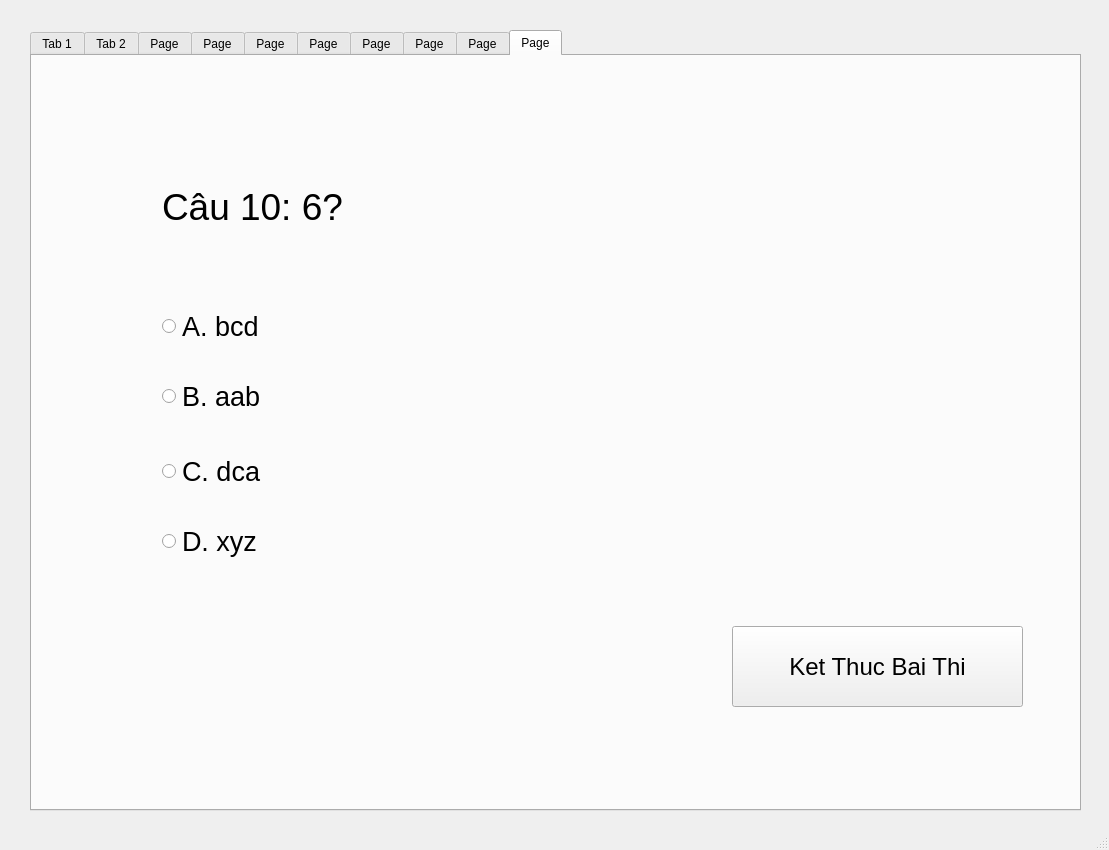
<?xml version="1.0" encoding="UTF-8"?>
<ui version="4.0">
 <class>MainWindow</class>
 <widget class="QMainWindow" name="MainWindow">
  <property name="geometry">
   <rect>
    <x>0</x>
    <y>0</y>
    <width>1109</width>
    <height>850</height>
   </rect>
  </property>
  <property name="windowTitle">
   <string>MainWindow</string>
  </property>
  <widget class="QWidget" name="centralwidget">
   <widget class="QTabWidget" name="tabWidget">
    <property name="geometry">
     <rect>
      <x>30</x>
      <y>30</y>
      <width>1051</width>
      <height>781</height>
     </rect>
    </property>
    <property name="currentIndex">
     <number>9</number>
    </property>
    <widget class="QWidget" name="tab">
     <attribute name="title">
      <string>Tab 1</string>
     </attribute>
     <widget class="QRadioButton" name="D">
      <property name="geometry">
       <rect>
        <x>120</x>
        <y>450</y>
        <width>361</width>
        <height>51</height>
       </rect>
      </property>
      <property name="font">
       <font>
        <pointsize>20</pointsize>
       </font>
      </property>
      <property name="text">
       <string>D. xyz</string>
      </property>
     </widget>
     <widget class="QRadioButton" name="C">
      <property name="geometry">
       <rect>
        <x>120</x>
        <y>380</y>
        <width>371</width>
        <height>51</height>
       </rect>
      </property>
      <property name="font">
       <font>
        <pointsize>20</pointsize>
       </font>
      </property>
      <property name="text">
       <string>C. dca</string>
      </property>
     </widget>
     <widget class="QRadioButton" name="A">
      <property name="geometry">
       <rect>
        <x>120</x>
        <y>240</y>
        <width>361</width>
        <height>41</height>
       </rect>
      </property>
      <property name="font">
       <font>
        <pointsize>20</pointsize>
       </font>
      </property>
      <property name="text">
       <string>A. bcd</string>
      </property>
     </widget>
     <widget class="QLabel" name="question">
      <property name="geometry">
       <rect>
        <x>120</x>
        <y>100</y>
        <width>541</width>
        <height>81</height>
       </rect>
      </property>
      <property name="font">
       <font>
        <pointsize>28</pointsize>
       </font>
      </property>
      <property name="text">
       <string>Câu 1: Ai là abc?</string>
      </property>
     </widget>
     <widget class="QRadioButton" name="B">
      <property name="geometry">
       <rect>
        <x>120</x>
        <y>310</y>
        <width>361</width>
        <height>41</height>
       </rect>
      </property>
      <property name="font">
       <font>
        <pointsize>20</pointsize>
       </font>
      </property>
      <property name="text">
       <string>B. aab</string>
      </property>
     </widget>
    </widget>
    <widget class="QWidget" name="tab_2">
     <attribute name="title">
      <string>Tab 2</string>
     </attribute>
     <widget class="QRadioButton" name="B_2">
      <property name="geometry">
       <rect>
        <x>120</x>
        <y>310</y>
        <width>361</width>
        <height>41</height>
       </rect>
      </property>
      <property name="font">
       <font>
        <pointsize>20</pointsize>
       </font>
      </property>
      <property name="text">
       <string>B. qyt</string>
      </property>
     </widget>
     <widget class="QRadioButton" name="C_2">
      <property name="geometry">
       <rect>
        <x>120</x>
        <y>380</y>
        <width>371</width>
        <height>51</height>
       </rect>
      </property>
      <property name="font">
       <font>
        <pointsize>20</pointsize>
       </font>
      </property>
      <property name="text">
       <string>C. ajs</string>
      </property>
     </widget>
     <widget class="QRadioButton" name="D_2">
      <property name="geometry">
       <rect>
        <x>120</x>
        <y>450</y>
        <width>361</width>
        <height>51</height>
       </rect>
      </property>
      <property name="font">
       <font>
        <pointsize>20</pointsize>
       </font>
      </property>
      <property name="text">
       <string>D. znx</string>
      </property>
     </widget>
     <widget class="QLabel" name="question_2">
      <property name="geometry">
       <rect>
        <x>120</x>
        <y>100</y>
        <width>541</width>
        <height>81</height>
       </rect>
      </property>
      <property name="font">
       <font>
        <pointsize>28</pointsize>
       </font>
      </property>
      <property name="text">
       <string>Câu 2: Cái gì là ijk?</string>
      </property>
     </widget>
     <widget class="QRadioButton" name="A_2">
      <property name="geometry">
       <rect>
        <x>120</x>
        <y>240</y>
        <width>361</width>
        <height>41</height>
       </rect>
      </property>
      <property name="font">
       <font>
        <pointsize>20</pointsize>
       </font>
      </property>
      <property name="text">
       <string>A. mno</string>
      </property>
     </widget>
    </widget>
    <widget class="QWidget" name="tab_3">
     <attribute name="title">
      <string>Page</string>
     </attribute>
     <widget class="QRadioButton" name="C_3">
      <property name="geometry">
       <rect>
        <x>120</x>
        <y>380</y>
        <width>371</width>
        <height>51</height>
       </rect>
      </property>
      <property name="font">
       <font>
        <pointsize>20</pointsize>
       </font>
      </property>
      <property name="text">
       <string>C. dca</string>
      </property>
     </widget>
     <widget class="QLabel" name="question_3">
      <property name="geometry">
       <rect>
        <x>120</x>
        <y>100</y>
        <width>541</width>
        <height>81</height>
       </rect>
      </property>
      <property name="font">
       <font>
        <pointsize>28</pointsize>
       </font>
      </property>
      <property name="text">
       <string>Câu 3: Ai là 123456?</string>
      </property>
     </widget>
     <widget class="QRadioButton" name="B_3">
      <property name="geometry">
       <rect>
        <x>120</x>
        <y>310</y>
        <width>361</width>
        <height>41</height>
       </rect>
      </property>
      <property name="font">
       <font>
        <pointsize>20</pointsize>
       </font>
      </property>
      <property name="text">
       <string>B. aab</string>
      </property>
     </widget>
     <widget class="QRadioButton" name="A_3">
      <property name="geometry">
       <rect>
        <x>120</x>
        <y>240</y>
        <width>361</width>
        <height>41</height>
       </rect>
      </property>
      <property name="font">
       <font>
        <pointsize>20</pointsize>
       </font>
      </property>
      <property name="text">
       <string>A. bcd</string>
      </property>
     </widget>
     <widget class="QRadioButton" name="D_3">
      <property name="geometry">
       <rect>
        <x>120</x>
        <y>450</y>
        <width>361</width>
        <height>51</height>
       </rect>
      </property>
      <property name="font">
       <font>
        <pointsize>20</pointsize>
       </font>
      </property>
      <property name="text">
       <string>D. xyz</string>
      </property>
     </widget>
    </widget>
    <widget class="QWidget" name="tab_4">
     <attribute name="title">
      <string>Page</string>
     </attribute>
     <widget class="QLabel" name="question_4">
      <property name="geometry">
       <rect>
        <x>130</x>
        <y>90</y>
        <width>541</width>
        <height>81</height>
       </rect>
      </property>
      <property name="font">
       <font>
        <pointsize>28</pointsize>
       </font>
      </property>
      <property name="text">
       <string>Câu 4: 123?</string>
      </property>
     </widget>
     <widget class="QRadioButton" name="A_4">
      <property name="geometry">
       <rect>
        <x>130</x>
        <y>230</y>
        <width>361</width>
        <height>41</height>
       </rect>
      </property>
      <property name="font">
       <font>
        <pointsize>20</pointsize>
       </font>
      </property>
      <property name="text">
       <string>A. bcd</string>
      </property>
     </widget>
     <widget class="QRadioButton" name="D_4">
      <property name="geometry">
       <rect>
        <x>130</x>
        <y>440</y>
        <width>361</width>
        <height>51</height>
       </rect>
      </property>
      <property name="font">
       <font>
        <pointsize>20</pointsize>
       </font>
      </property>
      <property name="text">
       <string>D. xyz</string>
      </property>
     </widget>
     <widget class="QRadioButton" name="B_4">
      <property name="geometry">
       <rect>
        <x>130</x>
        <y>300</y>
        <width>361</width>
        <height>41</height>
       </rect>
      </property>
      <property name="font">
       <font>
        <pointsize>20</pointsize>
       </font>
      </property>
      <property name="text">
       <string>B. aab</string>
      </property>
     </widget>
     <widget class="QRadioButton" name="C_4">
      <property name="geometry">
       <rect>
        <x>130</x>
        <y>370</y>
        <width>371</width>
        <height>51</height>
       </rect>
      </property>
      <property name="font">
       <font>
        <pointsize>20</pointsize>
       </font>
      </property>
      <property name="text">
       <string>C. dca</string>
      </property>
     </widget>
    </widget>
    <widget class="QWidget" name="tab_5">
     <attribute name="title">
      <string>Page</string>
     </attribute>
     <widget class="QLabel" name="question_5">
      <property name="geometry">
       <rect>
        <x>120</x>
        <y>100</y>
        <width>541</width>
        <height>81</height>
       </rect>
      </property>
      <property name="font">
       <font>
        <pointsize>28</pointsize>
       </font>
      </property>
      <property name="text">
       <string>Câu 5:456?</string>
      </property>
     </widget>
     <widget class="QRadioButton" name="A_5">
      <property name="geometry">
       <rect>
        <x>120</x>
        <y>240</y>
        <width>361</width>
        <height>41</height>
       </rect>
      </property>
      <property name="font">
       <font>
        <pointsize>20</pointsize>
       </font>
      </property>
      <property name="text">
       <string>A. bcd</string>
      </property>
     </widget>
     <widget class="QRadioButton" name="D_5">
      <property name="geometry">
       <rect>
        <x>120</x>
        <y>450</y>
        <width>361</width>
        <height>51</height>
       </rect>
      </property>
      <property name="font">
       <font>
        <pointsize>20</pointsize>
       </font>
      </property>
      <property name="text">
       <string>D. xyz</string>
      </property>
     </widget>
     <widget class="QRadioButton" name="B_5">
      <property name="geometry">
       <rect>
        <x>120</x>
        <y>310</y>
        <width>361</width>
        <height>41</height>
       </rect>
      </property>
      <property name="font">
       <font>
        <pointsize>20</pointsize>
       </font>
      </property>
      <property name="text">
       <string>B. aab</string>
      </property>
     </widget>
     <widget class="QRadioButton" name="C_5">
      <property name="geometry">
       <rect>
        <x>120</x>
        <y>380</y>
        <width>371</width>
        <height>51</height>
       </rect>
      </property>
      <property name="font">
       <font>
        <pointsize>20</pointsize>
       </font>
      </property>
      <property name="text">
       <string>C. dca</string>
      </property>
     </widget>
    </widget>
    <widget class="QWidget" name="tab_6">
     <attribute name="title">
      <string>Page</string>
     </attribute>
     <widget class="QLabel" name="question_6">
      <property name="geometry">
       <rect>
        <x>130</x>
        <y>100</y>
        <width>541</width>
        <height>81</height>
       </rect>
      </property>
      <property name="font">
       <font>
        <pointsize>28</pointsize>
       </font>
      </property>
      <property name="text">
       <string>Câu 6: ?</string>
      </property>
     </widget>
     <widget class="QRadioButton" name="A_6">
      <property name="geometry">
       <rect>
        <x>130</x>
        <y>240</y>
        <width>361</width>
        <height>41</height>
       </rect>
      </property>
      <property name="font">
       <font>
        <pointsize>20</pointsize>
       </font>
      </property>
      <property name="text">
       <string>A. bcd</string>
      </property>
     </widget>
     <widget class="QRadioButton" name="D_6">
      <property name="geometry">
       <rect>
        <x>130</x>
        <y>450</y>
        <width>361</width>
        <height>51</height>
       </rect>
      </property>
      <property name="font">
       <font>
        <pointsize>20</pointsize>
       </font>
      </property>
      <property name="text">
       <string>D. xyz</string>
      </property>
     </widget>
     <widget class="QRadioButton" name="B_6">
      <property name="geometry">
       <rect>
        <x>130</x>
        <y>310</y>
        <width>361</width>
        <height>41</height>
       </rect>
      </property>
      <property name="font">
       <font>
        <pointsize>20</pointsize>
       </font>
      </property>
      <property name="text">
       <string>B. aab</string>
      </property>
     </widget>
     <widget class="QRadioButton" name="C_6">
      <property name="geometry">
       <rect>
        <x>130</x>
        <y>380</y>
        <width>371</width>
        <height>51</height>
       </rect>
      </property>
      <property name="font">
       <font>
        <pointsize>20</pointsize>
       </font>
      </property>
      <property name="text">
       <string>C. dca</string>
      </property>
     </widget>
    </widget>
    <widget class="QWidget" name="tab_7">
     <attribute name="title">
      <string>Page</string>
     </attribute>
     <widget class="QLabel" name="question_7">
      <property name="geometry">
       <rect>
        <x>140</x>
        <y>100</y>
        <width>541</width>
        <height>81</height>
       </rect>
      </property>
      <property name="font">
       <font>
        <pointsize>28</pointsize>
       </font>
      </property>
      <property name="text">
       <string>Câu 7: 6?</string>
      </property>
     </widget>
     <widget class="QRadioButton" name="A_7">
      <property name="geometry">
       <rect>
        <x>140</x>
        <y>240</y>
        <width>361</width>
        <height>41</height>
       </rect>
      </property>
      <property name="font">
       <font>
        <pointsize>20</pointsize>
       </font>
      </property>
      <property name="text">
       <string>A. bcd</string>
      </property>
     </widget>
     <widget class="QRadioButton" name="D_7">
      <property name="geometry">
       <rect>
        <x>140</x>
        <y>450</y>
        <width>361</width>
        <height>51</height>
       </rect>
      </property>
      <property name="font">
       <font>
        <pointsize>20</pointsize>
       </font>
      </property>
      <property name="text">
       <string>D. xyz</string>
      </property>
     </widget>
     <widget class="QRadioButton" name="B_7">
      <property name="geometry">
       <rect>
        <x>140</x>
        <y>310</y>
        <width>361</width>
        <height>41</height>
       </rect>
      </property>
      <property name="font">
       <font>
        <pointsize>20</pointsize>
       </font>
      </property>
      <property name="text">
       <string>B. aab</string>
      </property>
     </widget>
     <widget class="QRadioButton" name="C_7">
      <property name="geometry">
       <rect>
        <x>140</x>
        <y>380</y>
        <width>371</width>
        <height>51</height>
       </rect>
      </property>
      <property name="font">
       <font>
        <pointsize>20</pointsize>
       </font>
      </property>
      <property name="text">
       <string>C. dca</string>
      </property>
     </widget>
    </widget>
    <widget class="QWidget" name="tab_8">
     <attribute name="title">
      <string>Page</string>
     </attribute>
     <widget class="QLabel" name="question_8">
      <property name="geometry">
       <rect>
        <x>130</x>
        <y>100</y>
        <width>541</width>
        <height>81</height>
       </rect>
      </property>
      <property name="font">
       <font>
        <pointsize>28</pointsize>
       </font>
      </property>
      <property name="text">
       <string>Câu 8: ?</string>
      </property>
     </widget>
     <widget class="QRadioButton" name="A_8">
      <property name="geometry">
       <rect>
        <x>130</x>
        <y>240</y>
        <width>361</width>
        <height>41</height>
       </rect>
      </property>
      <property name="font">
       <font>
        <pointsize>20</pointsize>
       </font>
      </property>
      <property name="text">
       <string>A. bcd</string>
      </property>
     </widget>
     <widget class="QRadioButton" name="D_8">
      <property name="geometry">
       <rect>
        <x>130</x>
        <y>450</y>
        <width>361</width>
        <height>51</height>
       </rect>
      </property>
      <property name="font">
       <font>
        <pointsize>20</pointsize>
       </font>
      </property>
      <property name="text">
       <string>D. xyz</string>
      </property>
     </widget>
     <widget class="QRadioButton" name="B_8">
      <property name="geometry">
       <rect>
        <x>130</x>
        <y>310</y>
        <width>361</width>
        <height>41</height>
       </rect>
      </property>
      <property name="font">
       <font>
        <pointsize>20</pointsize>
       </font>
      </property>
      <property name="text">
       <string>B. aab</string>
      </property>
     </widget>
     <widget class="QRadioButton" name="C_8">
      <property name="geometry">
       <rect>
        <x>130</x>
        <y>380</y>
        <width>371</width>
        <height>51</height>
       </rect>
      </property>
      <property name="font">
       <font>
        <pointsize>20</pointsize>
       </font>
      </property>
      <property name="text">
       <string>C. dca</string>
      </property>
     </widget>
    </widget>
    <widget class="QWidget" name="tab_9">
     <attribute name="title">
      <string>Page</string>
     </attribute>
     <widget class="QLabel" name="question_9">
      <property name="geometry">
       <rect>
        <x>110</x>
        <y>110</y>
        <width>541</width>
        <height>81</height>
       </rect>
      </property>
      <property name="font">
       <font>
        <pointsize>28</pointsize>
       </font>
      </property>
      <property name="text">
       <string>Câu 9: 6?</string>
      </property>
     </widget>
     <widget class="QRadioButton" name="A_9">
      <property name="geometry">
       <rect>
        <x>110</x>
        <y>250</y>
        <width>361</width>
        <height>41</height>
       </rect>
      </property>
      <property name="font">
       <font>
        <pointsize>20</pointsize>
       </font>
      </property>
      <property name="text">
       <string>A. bcd</string>
      </property>
     </widget>
     <widget class="QRadioButton" name="D_9">
      <property name="geometry">
       <rect>
        <x>110</x>
        <y>460</y>
        <width>361</width>
        <height>51</height>
       </rect>
      </property>
      <property name="font">
       <font>
        <pointsize>20</pointsize>
       </font>
      </property>
      <property name="text">
       <string>D. xyz</string>
      </property>
     </widget>
     <widget class="QRadioButton" name="B_9">
      <property name="geometry">
       <rect>
        <x>110</x>
        <y>320</y>
        <width>361</width>
        <height>41</height>
       </rect>
      </property>
      <property name="font">
       <font>
        <pointsize>20</pointsize>
       </font>
      </property>
      <property name="text">
       <string>B. aab</string>
      </property>
     </widget>
     <widget class="QRadioButton" name="C_9">
      <property name="geometry">
       <rect>
        <x>110</x>
        <y>390</y>
        <width>371</width>
        <height>51</height>
       </rect>
      </property>
      <property name="font">
       <font>
        <pointsize>20</pointsize>
       </font>
      </property>
      <property name="text">
       <string>C. dca</string>
      </property>
     </widget>
    </widget>
    <widget class="QWidget" name="tab_10">
     <attribute name="title">
      <string>Page</string>
     </attribute>
     <widget class="QLabel" name="question_10">
      <property name="geometry">
       <rect>
        <x>130</x>
        <y>110</y>
        <width>541</width>
        <height>81</height>
       </rect>
      </property>
      <property name="font">
       <font>
        <pointsize>28</pointsize>
       </font>
      </property>
      <property name="text">
       <string>Câu 10: 6?</string>
      </property>
     </widget>
     <widget class="QRadioButton" name="A_10">
      <property name="geometry">
       <rect>
        <x>130</x>
        <y>250</y>
        <width>361</width>
        <height>41</height>
       </rect>
      </property>
      <property name="font">
       <font>
        <pointsize>20</pointsize>
       </font>
      </property>
      <property name="text">
       <string>A. bcd</string>
      </property>
     </widget>
     <widget class="QRadioButton" name="D_10">
      <property name="geometry">
       <rect>
        <x>130</x>
        <y>460</y>
        <width>361</width>
        <height>51</height>
       </rect>
      </property>
      <property name="font">
       <font>
        <pointsize>20</pointsize>
       </font>
      </property>
      <property name="text">
       <string>D. xyz</string>
      </property>
     </widget>
     <widget class="QRadioButton" name="B_10">
      <property name="geometry">
       <rect>
        <x>130</x>
        <y>320</y>
        <width>361</width>
        <height>41</height>
       </rect>
      </property>
      <property name="font">
       <font>
        <pointsize>20</pointsize>
       </font>
      </property>
      <property name="text">
       <string>B. aab</string>
      </property>
     </widget>
     <widget class="QRadioButton" name="C_10">
      <property name="geometry">
       <rect>
        <x>130</x>
        <y>390</y>
        <width>371</width>
        <height>51</height>
       </rect>
      </property>
      <property name="font">
       <font>
        <pointsize>20</pointsize>
       </font>
      </property>
      <property name="text">
       <string>C. dca</string>
      </property>
     </widget>
     <widget class="QPushButton" name="finish">
      <property name="geometry">
       <rect>
        <x>700</x>
        <y>570</y>
        <width>291</width>
        <height>81</height>
       </rect>
      </property>
      <property name="font">
       <font>
        <pointsize>18</pointsize>
       </font>
      </property>
      <property name="text">
       <string>Ket Thuc Bai Thi</string>
      </property>
     </widget>
    </widget>
   </widget>
  </widget>
  <widget class="QMenuBar" name="menubar">
   <property name="geometry">
    <rect>
     <x>0</x>
     <y>0</y>
     <width>1109</width>
     <height>26</height>
    </rect>
   </property>
  </widget>
  <widget class="QStatusBar" name="statusbar"/>
 </widget>
 <resources/>
 <connections/>
</ui>
